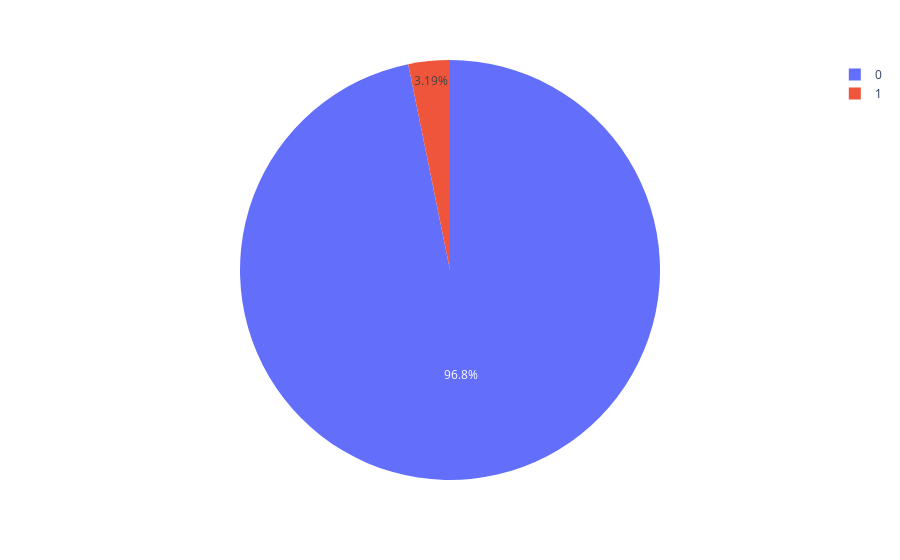

The cell this chart's notebook holds for it:
### Code cell
G5=df["is_repeated_guest"].value_counts().reset_index()
G5=pd.DataFrame(G5)
px.pie(G5,names="is_repeated_guest",values="count")

### Figure 1 — Plotly figure (JSON) as saved in the notebook; plotly's stock layout.template omitted (floating-point values rounded to 4 significant figures)
{"data": [{"domain": {"x": [0, 1], "y": [0, 1]}, "hovertemplate": "is_repeated_guest=%{label}<br>count=%{value}<extra></extra>", "labels": [0, 1], "legendgroup": "", "name": "", "showlegend": true, "type": "pie", "values": [115580, 3810]}], "layout": {"legend": {"tracegroupgap": 0}, "margin": {"t": 60}}}
